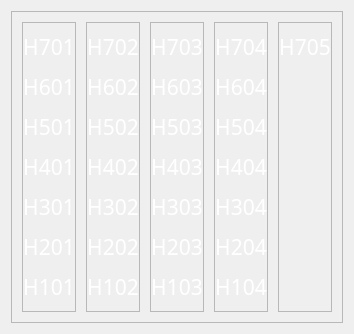
            <widget class="QWidget" name="bay_h_page">
             <layout class="QVBoxLayout" name="verticalLayout_56">
              <item>
               <widget class="QFrame" name="frame_48">
                <property name="frameShape">
                 <enum>QFrame::StyledPanel</enum>
                </property>
                <property name="frameShadow">
                 <enum>QFrame::Raised</enum>
                </property>
                <layout class="QHBoxLayout" name="horizontalLayout_12">
                 <property name="spacing">
                  <number>10</number>
                 </property>
                 <property name="leftMargin">
                  <number>10</number>
                 </property>
                 <property name="topMargin">
                  <number>10</number>
                 </property>
                 <property name="rightMargin">
                  <number>10</number>
                 </property>
                 <property name="bottomMargin">
                  <number>10</number>
                 </property>
                 <item>
                  <widget class="QFrame" name="frame_49">
                   <property name="frameShape">
                    <enum>QFrame::StyledPanel</enum>
                   </property>
                   <property name="frameShadow">
                    <enum>QFrame::Raised</enum>
                   </property>
                   <layout class="QVBoxLayout" name="verticalLayout_57">
                    <property name="spacing">
                     <number>10</number>
                    </property>
                    <property name="leftMargin">
                     <number>0</number>
                    </property>
                    <property name="rightMargin">
                     <number>0</number>
                    </property>
                    <item>
                     <widget class="QLabel" name="h701">
                      <property name="font">
                       <font>
                        <family>Mitr SemiBold</family>
                        <pointsize>16</pointsize>
                       </font>
                      </property>
                      <property name="styleSheet">
                       <string notr="true">color: rgb(255, 255, 255);</string>
                      </property>
                      <property name="text">
                       <string>H701</string>
                      </property>
                      <property name="alignment">
                       <set>Qt::AlignCenter</set>
                      </property>
                     </widget>
                    </item>
                    <item>
                     <widget class="QLabel" name="h601">
                      <property name="font">
                       <font>
                        <family>Mitr SemiBold</family>
                        <pointsize>16</pointsize>
                       </font>
                      </property>
                      <property name="styleSheet">
                       <string notr="true">color: rgb(255, 255, 255);</string>
                      </property>
                      <property name="text">
                       <string>H601</string>
                      </property>
                      <property name="alignment">
                       <set>Qt::AlignCenter</set>
                      </property>
                     </widget>
                    </item>
                    <item>
                     <widget class="QLabel" name="h501">
                      <property name="font">
                       <font>
                        <family>Mitr SemiBold</family>
                        <pointsize>16</pointsize>
                       </font>
                      </property>
                      <property name="styleSheet">
                       <string notr="true">color: rgb(255, 255, 255);</string>
                      </property>
                      <property name="text">
                       <string>H501</string>
                      </property>
                      <property name="alignment">
                       <set>Qt::AlignCenter</set>
                      </property>
                     </widget>
                    </item>
                    <item>
                     <widget class="QLabel" name="h401">
                      <property name="font">
                       <font>
                        <family>Mitr SemiBold</family>
                        <pointsize>16</pointsize>
                       </font>
                      </property>
                      <property name="styleSheet">
                       <string notr="true">color: rgb(255, 255, 255);</string>
                      </property>
                      <property name="text">
                       <string>H401</string>
                      </property>
                      <property name="alignment">
                       <set>Qt::AlignCenter</set>
                      </property>
                     </widget>
                    </item>
                    <item>
                     <widget class="QLabel" name="h301">
                      <property name="font">
                       <font>
                        <family>Mitr SemiBold</family>
                        <pointsize>16</pointsize>
                       </font>
                      </property>
                      <property name="styleSheet">
                       <string notr="true">color: rgb(255, 255, 255);</string>
                      </property>
                      <property name="text">
                       <string>H301</string>
                      </property>
                      <property name="alignment">
                       <set>Qt::AlignCenter</set>
                      </property>
                     </widget>
                    </item>
                    <item>
                     <widget class="QLabel" name="h201">
                      <property name="font">
                       <font>
                        <family>Mitr SemiBold</family>
                        <pointsize>16</pointsize>
                       </font>
                      </property>
                      <property name="styleSheet">
                       <string notr="true">color: rgb(255, 255, 255);</string>
                      </property>
                      <property name="text">
                       <string>H201</string>
                      </property>
                      <property name="alignment">
                       <set>Qt::AlignCenter</set>
                      </property>
                     </widget>
                    </item>
                    <item>
                     <widget class="QLabel" name="h101">
                      <property name="font">
                       <font>
                        <family>Mitr SemiBold</family>
                        <pointsize>16</pointsize>
                       </font>
                      </property>
                      <property name="styleSheet">
                       <string notr="true">color: rgb(255, 255, 255);</string>
                      </property>
                      <property name="text">
                       <string>H101</string>
                      </property>
                      <property name="alignment">
                       <set>Qt::AlignCenter</set>
                      </property>
                     </widget>
                    </item>
                   </layout>
                  </widget>
                 </item>
                 <item>
                  <widget class="QFrame" name="frame_50">
                   <property name="frameShape">
                    <enum>QFrame::StyledPanel</enum>
                   </property>
                   <property name="frameShadow">
                    <enum>QFrame::Raised</enum>
                   </property>
                   <layout class="QVBoxLayout" name="verticalLayout_58">
                    <property name="spacing">
                     <number>10</number>
                    </property>
                    <property name="leftMargin">
                     <number>0</number>
                    </property>
                    <property name="rightMargin">
                     <number>0</number>
                    </property>
                    <item>
                     <widget class="QLabel" name="h702">
                      <property name="font">
                       <font>
                        <family>Mitr SemiBold</family>
                        <pointsize>16</pointsize>
                       </font>
                      </property>
                      <property name="styleSheet">
                       <string notr="true">color: rgb(255, 255, 255);</string>
                      </property>
                      <property name="text">
                       <string>H702</string>
                      </property>
                      <property name="alignment">
                       <set>Qt::AlignCenter</set>
                      </property>
                     </widget>
                    </item>
                    <item>
                     <widget class="QLabel" name="h602">
                      <property name="font">
                       <font>
                        <family>Mitr SemiBold</family>
                        <pointsize>16</pointsize>
                       </font>
                      </property>
                      <property name="styleSheet">
                       <string notr="true">color: rgb(255, 255, 255);</string>
                      </property>
                      <property name="text">
                       <string>H602</string>
                      </property>
                      <property name="alignment">
                       <set>Qt::AlignCenter</set>
                      </property>
                     </widget>
                    </item>
                    <item>
                     <widget class="QLabel" name="h502">
                      <property name="font">
                       <font>
                        <family>Mitr SemiBold</family>
                        <pointsize>16</pointsize>
                       </font>
                      </property>
                      <property name="styleSheet">
                       <string notr="true">color: rgb(255, 255, 255);</string>
                      </property>
                      <property name="text">
                       <string>H502</string>
                      </property>
                      <property name="alignment">
                       <set>Qt::AlignCenter</set>
                      </property>
                     </widget>
                    </item>
                    <item>
                     <widget class="QLabel" name="h402">
                      <property name="font">
                       <font>
                        <family>Mitr SemiBold</family>
                        <pointsize>16</pointsize>
                       </font>
                      </property>
                      <property name="styleSheet">
                       <string notr="true">color: rgb(255, 255, 255);</string>
                      </property>
                      <property name="text">
                       <string>H402</string>
                      </property>
                      <property name="alignment">
                       <set>Qt::AlignCenter</set>
                      </property>
                     </widget>
                    </item>
                    <item>
                     <widget class="QLabel" name="h302">
                      <property name="font">
                       <font>
                        <family>Mitr SemiBold</family>
                        <pointsize>16</pointsize>
                       </font>
                      </property>
                      <property name="styleSheet">
                       <string notr="true">color: rgb(255, 255, 255);</string>
                      </property>
                      <property name="text">
                       <string>H302</string>
                      </property>
                      <property name="alignment">
                       <set>Qt::AlignCenter</set>
                      </property>
                     </widget>
                    </item>
                    <item>
                     <widget class="QLabel" name="h202">
                      <property name="font">
                       <font>
                        <family>Mitr SemiBold</family>
                        <pointsize>16</pointsize>
                       </font>
                      </property>
                      <property name="styleSheet">
                       <string notr="true">color: rgb(255, 255, 255);</string>
                      </property>
                      <property name="text">
                       <string>H202</string>
                      </property>
                      <property name="alignment">
                       <set>Qt::AlignCenter</set>
                      </property>
                     </widget>
                    </item>
                    <item>
                     <widget class="QLabel" name="h102">
                      <property name="font">
                       <font>
                        <family>Mitr SemiBold</family>
                        <pointsize>16</pointsize>
                       </font>
                      </property>
                      <property name="styleSheet">
                       <string notr="true">color: rgb(255, 255, 255);</string>
                      </property>
                      <property name="text">
                       <string>H102</string>
                      </property>
                      <property name="alignment">
                       <set>Qt::AlignCenter</set>
                      </property>
                     </widget>
                    </item>
                   </layout>
                  </widget>
                 </item>
                 <item>
                  <widget class="QFrame" name="frame_51">
                   <property name="frameShape">
                    <enum>QFrame::StyledPanel</enum>
                   </property>
                   <property name="frameShadow">
                    <enum>QFrame::Raised</enum>
                   </property>
                   <layout class="QVBoxLayout" name="verticalLayout_59">
                    <property name="spacing">
                     <number>10</number>
                    </property>
                    <property name="leftMargin">
                     <number>0</number>
                    </property>
                    <property name="rightMargin">
                     <number>0</number>
                    </property>
                    <item>
                     <widget class="QLabel" name="h703">
                      <property name="font">
                       <font>
                        <family>Mitr SemiBold</family>
                        <pointsize>16</pointsize>
                       </font>
                      </property>
                      <property name="styleSheet">
                       <string notr="true">color: rgb(255, 255, 255);</string>
                      </property>
                      <property name="text">
                       <string>H703</string>
                      </property>
                      <property name="alignment">
                       <set>Qt::AlignCenter</set>
                      </property>
                     </widget>
                    </item>
                    <item>
                     <widget class="QLabel" name="h603">
                      <property name="font">
                       <font>
                        <family>Mitr SemiBold</family>
                        <pointsize>16</pointsize>
                       </font>
                      </property>
                      <property name="styleSheet">
                       <string notr="true">color: rgb(255, 255, 255);</string>
                      </property>
                      <property name="text">
                       <string>H603</string>
                      </property>
                      <property name="alignment">
                       <set>Qt::AlignCenter</set>
                      </property>
                     </widget>
                    </item>
                    <item>
                     <widget class="QLabel" name="h503">
                      <property name="font">
                       <font>
                        <family>Mitr SemiBold</family>
                        <pointsize>16</pointsize>
                       </font>
                      </property>
                      <property name="styleSheet">
                       <string notr="true">color: rgb(255, 255, 255);</string>
                      </property>
                      <property name="text">
                       <string>H503</string>
                      </property>
                      <property name="alignment">
                       <set>Qt::AlignCenter</set>
                      </property>
                     </widget>
                    </item>
                    <item>
                     <widget class="QLabel" name="h403">
                      <property name="font">
                       <font>
                        <family>Mitr SemiBold</family>
                        <pointsize>16</pointsize>
                       </font>
                      </property>
                      <property name="styleSheet">
                       <string notr="true">color: rgb(255, 255, 255);</string>
                      </property>
                      <property name="text">
                       <string>H403</string>
                      </property>
                      <property name="alignment">
                       <set>Qt::AlignCenter</set>
                      </property>
                     </widget>
                    </item>
                    <item>
                     <widget class="QLabel" name="h303">
                      <property name="font">
                       <font>
                        <family>Mitr SemiBold</family>
                        <pointsize>16</pointsize>
                       </font>
                      </property>
                      <property name="styleSheet">
                       <string notr="true">color: rgb(255, 255, 255);</string>
                      </property>
                      <property name="text">
                       <string>H303</string>
                      </property>
                      <property name="alignment">
                       <set>Qt::AlignCenter</set>
                      </property>
                     </widget>
                    </item>
                    <item>
                     <widget class="QLabel" name="h203">
                      <property name="font">
                       <font>
                        <family>Mitr SemiBold</family>
                        <pointsize>16</pointsize>
                       </font>
                      </property>
                      <property name="styleSheet">
                       <string notr="true">color: rgb(255, 255, 255);</string>
                      </property>
                      <property name="text">
                       <string>H203</string>
                      </property>
                      <property name="alignment">
                       <set>Qt::AlignCenter</set>
                      </property>
                     </widget>
                    </item>
                    <item>
                     <widget class="QLabel" name="h103">
                      <property name="font">
                       <font>
                        <family>Mitr SemiBold</family>
                        <pointsize>16</pointsize>
                       </font>
                      </property>
                      <property name="styleSheet">
                       <string notr="true">color: rgb(255, 255, 255);</string>
                      </property>
                      <property name="text">
                       <string>H103</string>
                      </property>
                      <property name="alignment">
                       <set>Qt::AlignCenter</set>
                      </property>
                     </widget>
                    </item>
                   </layout>
                  </widget>
                 </item>
                 <item>
                  <widget class="QFrame" name="frame_52">
                   <property name="frameShape">
                    <enum>QFrame::StyledPanel</enum>
                   </property>
                   <property name="frameShadow">
                    <enum>QFrame::Raised</enum>
                   </property>
                   <layout class="QVBoxLayout" name="verticalLayout_60">
                    <property name="spacing">
                     <number>10</number>
                    </property>
                    <property name="leftMargin">
                     <number>0</number>
                    </property>
                    <property name="rightMargin">
                     <number>0</number>
                    </property>
                    <item>
                     <widget class="QLabel" name="h704">
                      <property name="font">
                       <font>
                        <family>Mitr SemiBold</family>
                        <pointsize>16</pointsize>
                       </font>
                      </property>
                      <property name="styleSheet">
                       <string notr="true">color: rgb(255, 255, 255);</string>
                      </property>
                      <property name="text">
                       <string>H704</string>
                      </property>
                      <property name="alignment">
                       <set>Qt::AlignCenter</set>
                      </property>
                     </widget>
                    </item>
                    <item>
                     <widget class="QLabel" name="h604">
                      <property name="font">
                       <font>
                        <family>Mitr SemiBold</family>
                        <pointsize>16</pointsize>
                       </font>
                      </property>
                      <property name="styleSheet">
                       <string notr="true">color: rgb(255, 255, 255);</string>
                      </property>
                      <property name="text">
                       <string>H604</string>
                      </property>
                      <property name="alignment">
                       <set>Qt::AlignCenter</set>
                      </property>
                     </widget>
                    </item>
                    <item>
                     <widget class="QLabel" name="h504">
                      <property name="font">
                       <font>
                        <family>Mitr SemiBold</family>
                        <pointsize>16</pointsize>
                       </font>
                      </property>
                      <property name="styleSheet">
                       <string notr="true">color: rgb(255, 255, 255);</string>
                      </property>
                      <property name="text">
                       <string>H504</string>
                      </property>
                      <property name="alignment">
                       <set>Qt::AlignCenter</set>
                      </property>
                     </widget>
                    </item>
                    <item>
                     <widget class="QLabel" name="h404">
                      <property name="font">
                       <font>
                        <family>Mitr SemiBold</family>
                        <pointsize>16</pointsize>
                       </font>
                      </property>
                      <property name="styleSheet">
                       <string notr="true">color: rgb(255, 255, 255);</string>
                      </property>
                      <property name="text">
                       <string>H404</string>
                      </property>
                      <property name="alignment">
                       <set>Qt::AlignCenter</set>
                      </property>
                     </widget>
                    </item>
                    <item>
                     <widget class="QLabel" name="h304">
                      <property name="font">
                       <font>
                        <family>Mitr SemiBold</family>
                        <pointsize>16</pointsize>
                       </font>
                      </property>
                      <property name="styleSheet">
                       <string notr="true">color: rgb(255, 255, 255);</string>
                      </property>
                      <property name="text">
                       <string>H304</string>
                      </property>
                      <property name="alignment">
                       <set>Qt::AlignCenter</set>
                      </property>
                     </widget>
                    </item>
                    <item>
                     <widget class="QLabel" name="h204">
                      <property name="font">
                       <font>
                        <family>Mitr SemiBold</family>
                        <pointsize>16</pointsize>
                       </font>
                      </property>
                      <property name="styleSheet">
                       <string notr="true">color: rgb(255, 255, 255);</string>
                      </property>
                      <property name="text">
                       <string>H204</string>
                      </property>
                      <property name="alignment">
                       <set>Qt::AlignCenter</set>
                      </property>
                     </widget>
                    </item>
                    <item>
                     <widget class="QLabel" name="h104">
                      <property name="font">
                       <font>
                        <family>Mitr SemiBold</family>
                        <pointsize>16</pointsize>
                       </font>
                      </property>
                      <property name="styleSheet">
                       <string notr="true">color: rgb(255, 255, 255);</string>
                      </property>
                      <property name="text">
                       <string>H104</string>
                      </property>
                      <property name="alignment">
                       <set>Qt::AlignCenter</set>
                      </property>
                     </widget>
                    </item>
                   </layout>
                  </widget>
                 </item>
                 <item>
                  <widget class="QFrame" name="frame_53">
                   <property name="frameShape">
                    <enum>QFrame::StyledPanel</enum>
                   </property>
                   <property name="frameShadow">
                    <enum>QFrame::Raised</enum>
                   </property>
                   <layout class="QVBoxLayout" name="verticalLayout_61">
                    <property name="spacing">
                     <number>10</number>
                    </property>
                    <property name="leftMargin">
                     <number>0</number>
                    </property>
                    <property name="rightMargin">
                     <number>0</number>
                    </property>
                    <item>
                     <widget class="QLabel" name="h705">
                      <property name="font">
                       <font>
                        <family>Mitr SemiBold</family>
                        <pointsize>16</pointsize>
                       </font>
                      </property>
                      <property name="styleSheet">
                       <string notr="true">color: rgb(255, 255, 255);</string>
                      </property>
                      <property name="text">
                       <string>H705</string>
                      </property>
                      <property name="alignment">
                       <set>Qt::AlignCenter</set>
                      </property>
                     </widget>
                    </item>
                    <item>
                     <widget class="QLabel" name="h601_5">
                      <property name="font">
                       <font>
                        <family>Mitr SemiBold</family>
                        <pointsize>16</pointsize>
                       </font>
                      </property>
                      <property name="text">
                       <string/>
                      </property>
                      <property name="alignment">
                       <set>Qt::AlignCenter</set>
                      </property>
                     </widget>
                    </item>
                    <item>
                     <widget class="QLabel" name="h501_5">
                      <property name="font">
                       <font>
                        <family>Mitr SemiBold</family>
                        <pointsize>16</pointsize>
                       </font>
                      </property>
                      <property name="text">
                       <string/>
                      </property>
                      <property name="alignment">
                       <set>Qt::AlignCenter</set>
                      </property>
                     </widget>
                    </item>
                    <item>
                     <widget class="QLabel" name="h401_5">
                      <property name="font">
                       <font>
                        <family>Mitr SemiBold</family>
                        <pointsize>16</pointsize>
                       </font>
                      </property>
                      <property name="text">
                       <string/>
                      </property>
                      <property name="alignment">
                       <set>Qt::AlignCenter</set>
                      </property>
                     </widget>
                    </item>
                    <item>
                     <widget class="QLabel" name="h301_5">
                      <property name="font">
                       <font>
                        <family>Mitr SemiBold</family>
                        <pointsize>16</pointsize>
                       </font>
                      </property>
                      <property name="text">
                       <string/>
                      </property>
                      <property name="alignment">
                       <set>Qt::AlignCenter</set>
                      </property>
                     </widget>
                    </item>
                    <item>
                     <widget class="QLabel" name="h201_5">
                      <property name="font">
                       <font>
                        <family>Mitr SemiBold</family>
                        <pointsize>16</pointsize>
                       </font>
                      </property>
                      <property name="text">
                       <string/>
                      </property>
                      <property name="alignment">
                       <set>Qt::AlignCenter</set>
                      </property>
                     </widget>
                    </item>
                    <item>
                     <widget class="QLabel" name="h101_5">
                      <property name="font">
                       <font>
                        <family>Mitr SemiBold</family>
                        <pointsize>16</pointsize>
                       </font>
                      </property>
                      <property name="text">
                       <string/>
                      </property>
                      <property name="alignment">
                       <set>Qt::AlignCenter</set>
                      </property>
                     </widget>
                    </item>
                   </layout>
                  </widget>
                 </item>
                </layout>
               </widget>
              </item>
             </layout>
            </widget>
